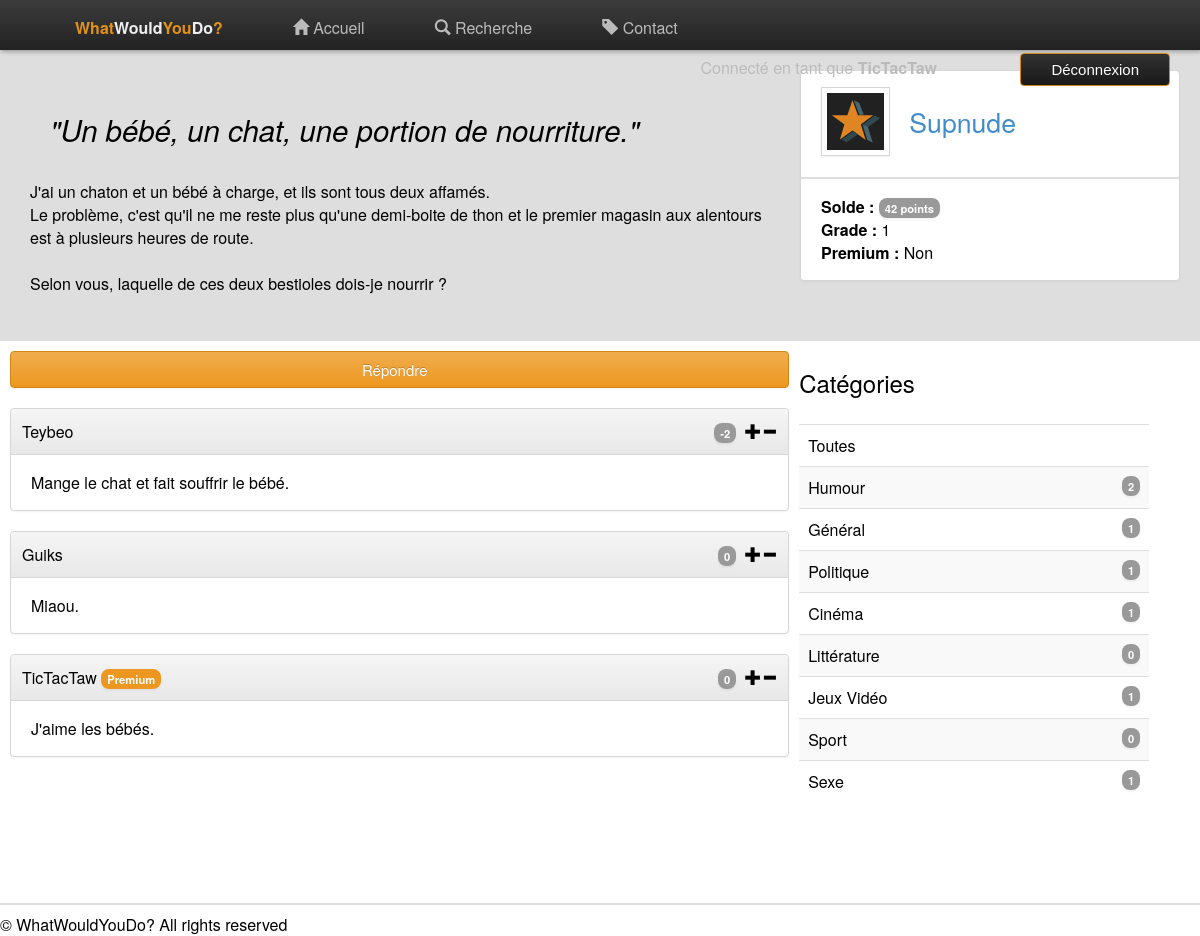
The app's page /php/post.php?topic_id=1 (signed in) with its own data.
### tables this page shows
CREATE TABLE IF NOT EXISTS `topic` (
  `id` int(11) NOT NULL AUTO_INCREMENT,
  `title` varchar(100) NOT NULL,
  `content` text NOT NULL,
  `date` datetime NOT NULL,
  `user_id` int(11) NOT NULL,
  `category_id` int(11) NOT NULL,
  `answered` tinyint(1) NOT NULL DEFAULT '0',
  `pot_point` int(11) NOT NULL,
  `pot_euro` int(11) NOT NULL,
  PRIMARY KEY (`id`),
  KEY `user_id` (`user_id`,`category_id`),
  KEY `category_id` (`category_id`)
);

CREATE TABLE IF NOT EXISTS `user` (
  `id` int(11) NOT NULL AUTO_INCREMENT,
  `login` varchar(50) NOT NULL,
  `mail` varchar(50) NOT NULL,
  `password` varchar(50) NOT NULL,
  `first_name` varchar(50) DEFAULT NULL,
  `last_name` varchar(50) DEFAULT NULL,
  `rank_id` int(50) NOT NULL,
  `nb_point` int(11) NOT NULL,
  `nb_euro` int(11) NOT NULL,
  `admin` tinyint(1) NOT NULL,
  `premium` tinyint(1) NOT NULL DEFAULT '0',
  PRIMARY KEY (`id`),
  KEY `rank` (`rank_id`)
);

CREATE TABLE IF NOT EXISTS `post` (
  `id` int(11) NOT NULL AUTO_INCREMENT,
  `content` text NOT NULL,
  `date` datetime NOT NULL,
  `user_id` int(11) NOT NULL,
  `topic_id` int(11) NOT NULL,
  `is_answer` tinyint(1) NOT NULL DEFAULT '0',
  PRIMARY KEY (`id`),
  KEY `user_id` (`user_id`),
  KEY `topic_id` (`topic_id`)
);

CREATE TABLE IF NOT EXISTS `category` (
  `id` int(11) NOT NULL AUTO_INCREMENT,
  `name` varchar(50) NOT NULL,
  PRIMARY KEY (`id`)
);

### php/post.php (the view, shortened to what this page needs)
<?php
	include("header.php");
	if(isset($_GET["topic_id"])){
		$st = $_GET["topic_id"];
		$bdd = new PDO('mysql:host=localhost;dbname=wwyd', 'root', '', array(
			                  PDO::MYSQL_ATTR_INIT_COMMAND => 'SET NAMES utf8'));
				$topic_query = $bdd->prepare('SELECT * FROM topic WHERE id = '.$st);
				$topic_query->execute();
				$posts_query = $bdd->prepare('SELECT post.id, content, date,post.user_id, topic_id, is_answer, SUM(value) as note
											  FROM post left join vote on (post_id = post.id)
											  WHERE topic_id = '.$st.'
											  GROUP BY post.id
											  ORDER BY date ASC');
				$posts_query->execute();
				$topic_data = $topic_query->fetch();
				$title = $topic_data["title"];
				$content = $topic_data["content"];
				$id_author = $topic_data["user_id"];
				$author_query = $bdd->prepare('SELECT * FROM user WHERE  id= '.$id_author);
				$author_query->execute();
				$author_data = $author_query->fetch();
				$author_name = $author_data["login"];
				$author_solde = $author_data["nb_point"];
				$author_grade = $author_data["rank_id"];
				$author_premium = $author_data["premium"];
		}
	else
		header("Location: index.php");
?>
		<div style="min-height: 250px; width: 100%;  background-color: #DEDEDE;">
			<div class="content" style="padding: 30px; margin-right: 390px;">
				<p style="font-size: 22pt; padding-left: 20px;"><i>"<?php echo $title; ?>"</i></p>
				<p><?php echo $content; ?></p>
			</div>
			<div class="content-elem login" style="width: 390px; position: absolute; top: 60px; right: 10px; z-index: 1;">
				<div class="content-bordered">
					<p>
						<img src="../img/apple-touch-icon-57x57-precomposed.png" alt="#" class="thumbnail"></img>
						<span class="span-user-name" >&nbsp;&nbsp;<a href="profil.php"><?php echo $author_name; ?></a></span>
						<hr/>
						<ul class="list-unstyled">
							<li><b>Solde :</b> <span class="badge"><?php echo $author_solde; ?> points </span></li>
							<li><b>Grade :</b> <?php echo $author_grade; ?></li>
							<li><b>Premium :</b><?php 	if($author_premium)
															echo ' Oui';
														else
															echo ' Non';
												?></li>
						</ul>
					</p>
				</div>
			</div>
		</div>
		<section>
			<section style="width: 66.6%; float: left;">
				<div class="content">
					<div class="content-group" id="content-group">
					<?php
					if (isset($_SESSION['user']))
					{
						echo '<div class="content-elem">';
							echo '<div class="content-bordered btn" id="respond_display_button_zone">';
								echo '<span style="margin-left: 45%" id="respond_display_button">Répondre</span>';
							echo '</div>';
						echo '</div>';
					}
					?>
					<?php
					$r = "";
					while($comment = $posts_query->fetch())
					{
						$comment_author_query = $bdd->prepare('SELECT login, premium FROM user WHERE id = '.$comment["user_id"]);
						$comment_author_query->execute();
						$comment_author = $comment_author_query->fetch(PDO::FETCH_ASSOC);
						if ($comment["note"] == null)
							$comment["note"] = 0;
						if($comment_author["premium"] == 1)
							$premium = '<span class="badge" style="background-color: rgb(236, 151, 31)">Premium</span>';
						else
							$premium = '';
						if($comment['is_answer']) {
							$answer = '<div class="content-elem select-answer">'.
		                              '<div class="content-bordered">'.
									     '<div class="content-bordered-title">'.
										     '<h4 class="panel-title">'.$comment_author["login"].' '.
											     '<span class="badge" style="background-color: rgb(236, 151, 31)">Réponse séléctionnée</span>'.' '.$premium.
												     '<span style="float: right">'.
													     '<span class="badge" id="badgeInt">'.$comment["note"].'</span>&nbsp;&nbsp;'.
													     '<span class="like"><input type="hidden" value="'.$comment["id"].'"></span>'.
													     '<span class="dislike"><input type="hidden" value="'.$comment["id"].'">'.
												     '</span>'.
											     '</span>'.
										     '</h4>'.
									     '</div>'.
									     '<p style="font-size: 12pt">'.$comment["content"].'</p>'.
								     '</div>'.
							     '</div>';
						} else {
							$r  .= 	'<div class="content-elem">'.
	                                  	'<div class="content-bordered">'.
									     	'<div class="content-bordered-title">'.
										     	'<h4 class="panel-title">'.
											     	$comment_author["login"].' '.$premium.
											     	'<span style="float: right">'.
											     		'<span class="badge" id="badgeInt">'.$comment["note"].'</span>&nbsp;&nbsp;'.
											     		'<span class="like"><input type="hidden" value="'.$comment["id"].'"></span>'.
											     		'<span class="dislike"><input type="hidden" value="'.$comment["id"].'"></span>'.
											     	'</span>'.
										     	'</h4>'.
									     	'</div>'.
								     		'<p style="font-size: 12pt">'.$comment["content"].'</p>'.
							     		'</div>'.
						     		'</div>';
						 }
					}
					echo $r;
					?>
					</div>
				</div>
			</section>
			<section style="width: 30.3%; float: left;">
		        <?php
					include('category.php');
				?>
			</section>
<?php
	include("footer.php");
?>

### php/category.php
			<div class="categories">
				<h3>Catégories</h3>
				<table class="table table-striped table-hover">
<?php
	echo '<tr><td><a href="search.php?id=0" >Toutes</a></td></tr>';
	$bdd = new PDO('mysql:host=localhost;dbname=wwyd', 'root', '', array(PDO::MYSQL_ATTR_INIT_COMMAND => 'SET NAMES utf8'));
	$query = $bdd->query('SELECT name, id FROM category');
	while($data = $query->fetch()){
		$query2 = $bdd->query('SELECT COUNT(*) FROM topic WHERE category_id = "'.$data['id'].'"');
		$data2 = $query2->fetch();
		echo '<tr><td><a href="search.php?id='.$data['id'].'" >'.$data["name"].' <a class="badge" style="float: right">'.$data2[0].'</a></a></td></tr>';
	}
?>
				</table>
			</div>

### css/style.css (style rules this page uses)
html { font-family: 'Helvetica Neue', Helvetica, Arial, sans-serif; }
a { text-decoration: none; color: inherit; }
h3 { font-size: 24px; font-weight: normal; }
.content-bordered { border: 1px #D6D6D6 solid; border-radius: 4px; margin: 5px; box-shadow: rgba(0, 0, 0, 0.0470588) 0px 1px 2px 0px; background-color: white; }
.content-bordered .content-bordered-title { background-image: linear-gradient(rgb(245, 245, 245) 0px, rgb(232, 232, 232) 100%); border-bottom: 1px #D6D6D6 solid; border-radius: 4px 4px 0 0; padding: 6px; }
.content-bordered .content-bordered-title .panel-title { margin: 5px; font-weight: normal; }
.content-bordered p { padding-left: 20px; padding-right: 20px; }
.badge { background-color: rgb(153, 153, 153); box-shadow: rgba(0, 0, 0, 0.0470588) 0px 2px 2px 0px; color: white; font-weight: bold; border-radius: 8px; font-size: 70%; padding: 2px; padding-left: 6px; padding-right: 6px; white-space: nowrap; }
.list-unstyled { list-style-type: none; margin-left: -20px; }
.thumbnail { border: 1px #D6D6D6 solid; padding: 5px; box-shadow: rgba(0, 0, 0, 0.0470588) 0px 1px 2px 0px; }
.span-user-name { font-size: 20pt; font-weight: 500; margin-top: -60px; display: inline-block; vertical-align: middle; }
.btn { box-shadow: rgba(0, 0, 0, 0.0470588) 0px 1px 2px 0px; background-image: linear-gradient(rgb(240, 173, 78) 0px, rgb(236, 151, 31) 100%); border: 1px rgb(213, 133, 18) solid; border-radius: 4px; padding: 7px; padding-left: 12px; padding-right: 12px; color: white; font-size: 15px; text-shadow: rgba(0, 0, 0, 0.2) 0px -1px 0px; display: block; }
section { max-width: 1200px; margin: auto; padding-right: 0px; }
.content { max-width: 1200px; margin: 0; }
.content-elem { padding: 5px; }
.login { width: 30.3%; float: left; min-width: 240px; }
.categories { width: 350px; float: left; margin: auto; }
.categories table { width: 100%; border-collapse: collapse; }
.categories td { border-top: 1px solid #ddd; padding: 9px; }
.categories tr:nth-child(even) { background-color: #f9f9f9; }
.table-hover td { padding-left: 9px; transition: padding-left .3s ease-in; }
.like:before { position: relative; top: 1px; display: inline-block; font-family: 'Glyphicons Halflings'; -webkit-font-smoothing: antialiased; font-style: normal; font-weight: normal; line-height: 1; content: "\2b"; }
.dislike:before { position: relative; top: 1px; display: inline-block; font-family: 'Glyphicons Halflings'; -webkit-font-smoothing: antialiased; font-style: normal; font-weight: normal; line-height: 1; content: "\2212"; }
hr { border: solid 1px #DEDEDE; }
p a { color: #428bca; text-decoration: none; }

### php/header.php (style rules this page uses)
body { margin: 0; padding-top: 50px; padding-bottom: 20px; }

### records on screen
topic: title "Un bébé, un chat, une portion de nourriture.", content "J'ai un chaton et un bébé à charge, et ils sont tous deux affamés. Le problème, c'est qu'il ne me reste plus qu'une demi-boite de thon et le premier magasin aux alentours est à plusieurs heures de route. Selon vous, laquelle de ces deux bestioles dois-je nourrir ?"
user: login "Supnude", nb_point "42", rank "1"
post: user.login "Teybeo", note "-2", content "Mange le chat et fait souffrir le bébé."
post: user.login "Guiks", note "0", content "Miaou."
post: user.login "TicTacTaw", shows "Premium", is_answer "0", content "J'aime les bébés."
category: name "Humour", data2 "2"
category: name "Général", data2 "1"
category: name "Politique", data2 "1"
category: name "Cinéma", data2 "1"
category: name "Littérature", data2 "0"
category: name "Jeux Vidéo", data2 "1"
category: name "Sport", data2 "0"
category: name "Sexe", data2 "1"

### other values on screen
$_SESSION["user"]["login"] "TicTacTaw"
